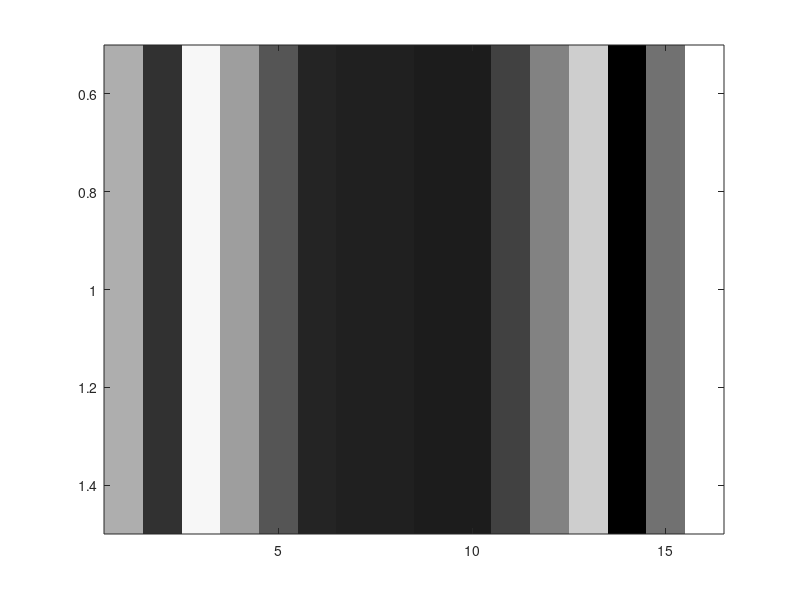

Source code (MATLAB): (Note: this script raises an error after producing the figure.)
% This script imports a line of the matrix of an image, transforms it and
% seeks to reconstruct it from its sparse representation through convex
% optimization using "linprog" and the interior point method

clear all

%load data
z=[ 37    11    52    34    19     9     8     8     7     7    15    28    44     1    25    54]';
figure(1)
colormap(gray);
imagesc(z')

% divide signal into processing blocks
N=16;
sizeinfo = length(z);       % signal length
j = floor(sizeinfo(1)/N);
% if rem(j,2)~=0            % check if the number is a multiple of 2 (for Haar wavelet)
%     j=j-1;
% end

% the number of measurements to be taken
K=8;
disp('Creating reconstructed signal.....');
str1=sprintf('Blocks to process = %s',num2str(j));
disp(str1);

tic

% Construct the transform matrix

%T=dftmatrix(N);
%T=haarmatrix(N);
T=dctmatrix(N);
%T=Daub4matrix(N);
%T=eye(N);

% measurement matrix
% disp('Creating measurment matrix...');
Phi = randn(K,N);
Phi = orth(Phi')';
% disp('Done.');

% Call a linear program solver (matlab linprog using primal-dual interior
% point method with matrix A=Phi*T'
sig = solveforx(Phi,T,z,j,N);

toc

disp('Signal quality recovered');
% Define PSNR as 10*log(peakval^2/mse)
L=length(sig);
mserr = sum((z(1:L)-sig).^2)/L;
peakval = max(abs(z(1:L)));
PSNR = 10*log(peakval^2/mserr);
str2 = sprintf('PSNR = %s',num2str(PSNR));
disp(str2);

% draw recovered signal
figure(2)
imagesc(sig')
colormap(gray)
